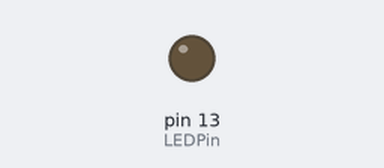
This sketch was run on a simulated Arduino Uno, built with avr-gcc and run on an emulated ATmega328P. Parts: output pins drawn as LEDs (lit = HIGH).

Above: at 1.0 s.
At 7.0 s:
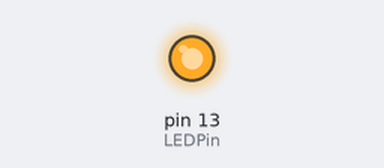
Timing chart, 0 to 9.2 s (numbered marks = the images above):
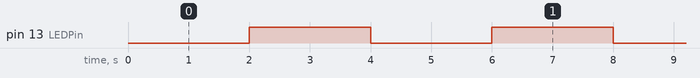

The sketch:

HelloMillis.ino
```cpp
const int LEDPin = 13;
int LEDState = LOW;
unsigned long prevMillis = 0;   // Last blink time
const long waitInterval = 2000; // Blink every waitInterval ms

void setup() { pinMode(LEDPin, OUTPUT); }

void loop() {
  unsigned long currMillis = millis();
  if (currMillis - prevMillis >= waitInterval) {
    prevMillis = currMillis;
    if (LEDState == LOW) {
      LEDState = HIGH;
    } else {
      LEDState = LOW;
    }
    digitalWrite(LEDPin, LEDState);
  }
}
```

Measured:
- by itself, pin 13 (LEDPin): alternates HIGH for 2.0 s and LOW for 2.0 s
